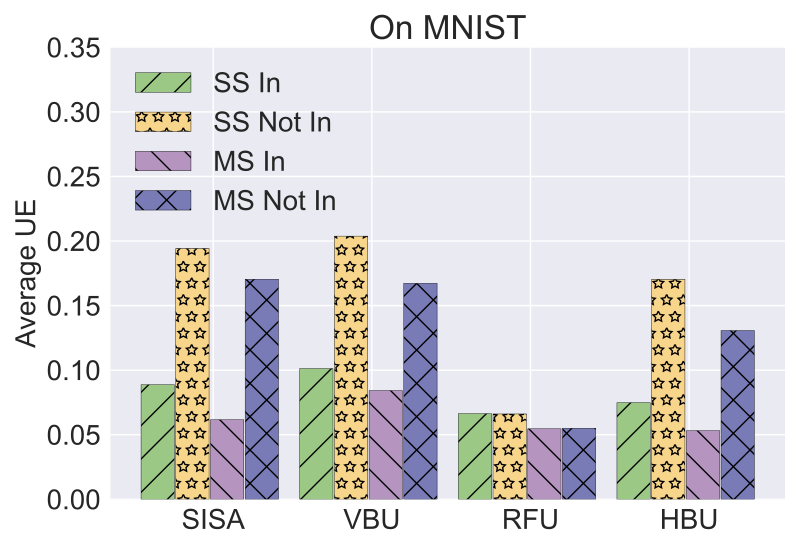

Generate this figure with Python:
import matplotlib.pyplot as plt
import numpy as np

# user num = 50
labels = ['SISA', 'VBU', 'RFU', 'HBU']
#unl_fr = [10*10*0.22 *5, 10*10*0.22*5, 10*10*0.22 *5, 10*10*0.22*5 , 10*10*0.22*5  , 10*10*0.22*5  ]

unl_ss_in = [0.0887  , 0.1012045 , 0.0663019 , 0.074838609 ]
unl_ss_not_in = [0.19421   , 0.20380    , 0.066083     , 0.170355]


unl_ms_in = [0.061598     , 0.084193   , 0.0545774 , 0.05312959]
unl_ms_not_in = [0.170428   , 0.1672777 , 0.055033  , 0.1306831]


sisa_unl = [0.0887, 0.19421, 0.061598 , 0.170428]
vbu_unl = [0.1012045, 0.20380  , 0.084193, 0.1672777]
rfu_unl = [0.0663019, 0.066083  ,  0.0545774 , 0.055033 ]
hbu_unl = [0.074838609,0.170355 , 0.05312959, 0.1306831]

x = np.arange(len(labels))  # the label locations
width = 0.7  # the width of the bars
# no_noise = np.around(no_noise,0)
# samping = np.around(samping,0)
# ldp = np.around(ldp,0)

# plt.style.use('bmh')

plt.style.use('seaborn')

plt.figure()
#plt.subplots(figsize=(8, 5.3))
#plt.bar(x - width / 2 - width / 8 + width / 8, unl_fr, width=0.168, label='Retrain', color='dodgerblue', hatch='/')
plt.bar(x - width / 2 - width / 8 + width / 8 , unl_ss_in,   width=0.21, label='SS In', color='#9BC985', edgecolor='black', hatch='/')
plt.bar(x - width / 8 - width / 16,  unl_ss_not_in, width=0.21, label='SS Not In', color='#F7D58B', edgecolor='black', hatch='*')
plt.bar(x + width / 8, unl_ms_in, width=0.21, label='MS In', color='#B595BF',edgecolor='black', hatch='\\')
plt.bar( x + width / 2 - width / 8 + width / 16, unl_ms_not_in, width=0.21, label='MS Not In', color='#797BB7', edgecolor='black', hatch='x')



# plt.bar(x - width / 2.5 ,  unl_br, width=width/3, label='VBU', color='orange', hatch='\\')
# plt.bar(x,unl_self_r, width=width/3, label='RFU-SS', color='g', hatch='x')
# plt.bar(x + width / 2.5,  unl_hess_r, width=width/3, label='HBU', color='tomato', hatch='-')


# Add some text for labels, title and custom x-axis tick labels, etc.
plt.ylabel('Average UE', fontsize=20)
# ax.set_title('Performance of Different Users n')
plt.xticks(x, labels, fontsize=20)
# ax.set_xticklabels(labels,fontsize=15)

my_y_ticks = np.arange(0, 0.36, 0.05)
plt.yticks(my_y_ticks, fontsize=20)
# ax.set_yticklabels(my_y_ticks,fontsize=15)

# Set the background of the axes, which is the area of the plot, to grey
# plt.gca().set_facecolor('grey')

# Set the grid with white color and a specific linestyle and linewidth
# plt.grid(color='white', linestyle='-', linewidth=0.5)


# plt.grid(axis='y')
plt.title('On MNIST', fontsize=24)
plt.legend(loc='upper left', fontsize=20)
# plt.xlabel('$\it{ESS}$' ,fontsize=20)
# ax.bar_label(rects1, padding=1)
# ax.bar_label(rects2, padding=3)
# ax.bar_label(rects3, padding=3)

plt.tight_layout()

plt.rcParams['figure.figsize'] = (2.0, 1)
plt.rcParams['image.interpolation'] = 'nearest'
plt.rcParams['figure.subplot.left'] = 0.11
plt.rcParams['figure.subplot.bottom'] = 0.08
plt.rcParams['figure.subplot.right'] = 0.977
plt.rcParams['figure.subplot.top'] = 0.969
plt.savefig('mnist_influence_app_unl_analysis_bar.pdf', format='pdf', dpi=200)
plt.show()
